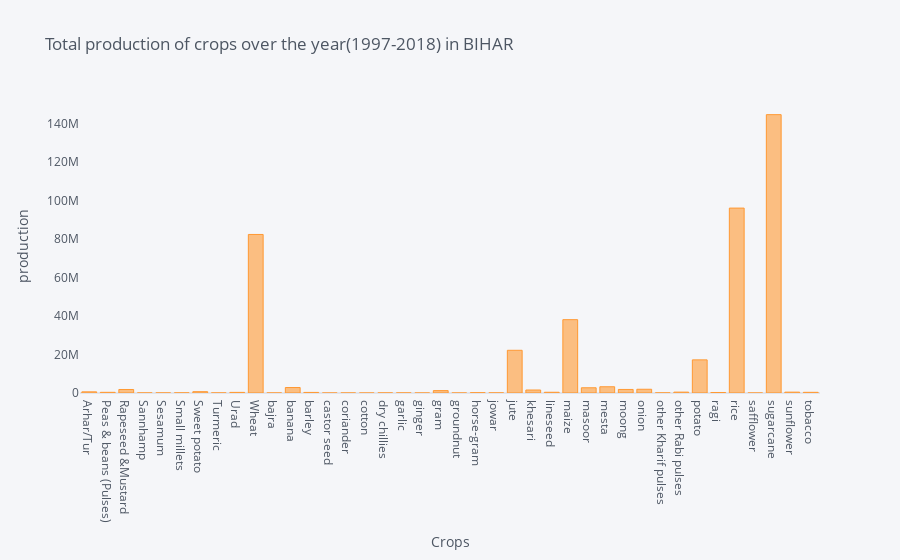

This figure's notebook cell:
### Code cell
# Total crops produced in bihar
df.groupby(by='CROP TYPE').sum().drop(['Area','Year'],axis=1).iplot(kind="bar",xTitle="Crops",yTitle="production",title="Total production of crops over the year(1997-2018) in BIHAR ",showgrid=False,mode="lines+markers")

### Figure 1 — Plotly figure (JSON) as saved in the notebook; plotly's stock layout.template omitted (floating-point values rounded to 4 significant figures)
{"data": [{"marker": {"color": "rgba(255, 153, 51, 0.6)", "line": {"color": "rgba(255, 153, 51, 1.0)", "width": 1}}, "name": "Production", "orientation": "v", "text": "", "type": "bar", "x": ["Arhar/Tur", "Peas & beans (Pulses)", "Rapeseed &Mustard", "Sannhamp", "Sesamum", "Small millets", "Sweet potato", "Turmeric", "Urad", "Wheat", "bajra", "banana", "barley", "castor seed", "coriander", "cotton", "dry chillies", "garlic", "ginger", "gram", "groundnut", "horse-gram", "jowar", "jute", "khesari", "lineseed", "maize", "masoor", "mesta", "moong", "onion", "other Kharif pulses", "other Rabi pulses", "potato", "ragi", "rice", "safflower", "sugarcane", "sunflower", "tobacco"], "y": [606294, 355312, 1824800, 38829, 42764, 77713, 687535, 42861, 324362, 82457772, 23736, 2852443, 306413, 3327, 20998, 488, 39919, 45425, 12126, 1248677, 10182, 149987, 63023, 22215435, 1561032, 391019, 38145418, 2716088, 3247095, 1854012, 1944437, 66651, 461264, 17233210, 263250, 96172553, 4045, 144772163, 450215, 354981]}], "layout": {"legend": {"bgcolor": "#F5F6F9", "font": {"color": "#4D5663"}}, "paper_bgcolor": "#F5F6F9", "plot_bgcolor": "#F5F6F9", "title": {"font": {"color": "#4D5663"}, "text": "Total production of crops over the year(1997-2018) in BIHAR "}, "xaxis": {"gridcolor": "#E1E5ED", "showgrid": false, "tickfont": {"color": "#4D5663"}, "title": {"font": {"color": "#4D5663"}, "text": "Crops"}, "zerolinecolor": "#E1E5ED"}, "yaxis": {"gridcolor": "#E1E5ED", "showgrid": false, "tickfont": {"color": "#4D5663"}, "title": {"font": {"color": "#4D5663"}, "text": "production"}, "zerolinecolor": "#E1E5ED"}}}
